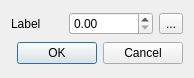
<?xml version="1.0" encoding="UTF-8"?>
<ui version="4.0">
 <class>QgsDataDefinedValueDialog</class>
 <widget class="QDialog" name="QgsDataDefinedValueDialog">
  <property name="geometry">
   <rect>
    <x>0</x>
    <y>0</y>
    <width>194</width>
    <height>78</height>
   </rect>
  </property>
  <property name="windowTitle">
   <string>Dialog</string>
  </property>
  <layout class="QGridLayout" name="gridLayout">
   <item row="0" column="1">
    <widget class="QgsDoubleSpinBox" name="mSpinBox">
     <property name="maximum">
      <double>99999999.989999994635582</double>
     </property>
    </widget>
   </item>
   <item row="0" column="2">
    <widget class="QgsDataDefinedButton" name="mDDBtn">
     <property name="text">
      <string>...</string>
     </property>
    </widget>
   </item>
   <item row="0" column="0">
    <widget class="QLabel" name="mLabel">
     <property name="text">
      <string>Label</string>
     </property>
    </widget>
   </item>
   <item row="1" column="0" colspan="3">
    <widget class="QDialogButtonBox" name="buttonBox">
     <property name="orientation">
      <enum>Qt::Horizontal</enum>
     </property>
     <property name="standardButtons">
      <set>QDialogButtonBox::Cancel|QDialogButtonBox::Ok</set>
     </property>
    </widget>
   </item>
  </layout>
 </widget>
 <customwidgets>
  <customwidget>
   <class>QgsDataDefinedButton</class>
   <extends>QToolButton</extends>
   <header>qgsdatadefinedbutton.h</header>
  </customwidget>
  <customwidget>
   <class>QgsDoubleSpinBox</class>
   <extends>QDoubleSpinBox</extends>
   <header>qgsdoublespinbox.h</header>
  </customwidget>
 </customwidgets>
 <resources/>
 <connections>
  <connection>
   <sender>buttonBox</sender>
   <signal>accepted()</signal>
   <receiver>QgsDataDefinedValueDialog</receiver>
   <slot>accept()</slot>
   <hints>
    <hint type="sourcelabel">
     <x>248</x>
     <y>254</y>
    </hint>
    <hint type="destinationlabel">
     <x>157</x>
     <y>274</y>
    </hint>
   </hints>
  </connection>
  <connection>
   <sender>buttonBox</sender>
   <signal>rejected()</signal>
   <receiver>QgsDataDefinedValueDialog</receiver>
   <slot>reject()</slot>
   <hints>
    <hint type="sourcelabel">
     <x>316</x>
     <y>260</y>
    </hint>
    <hint type="destinationlabel">
     <x>286</x>
     <y>274</y>
    </hint>
   </hints>
  </connection>
 </connections>
</ui>
